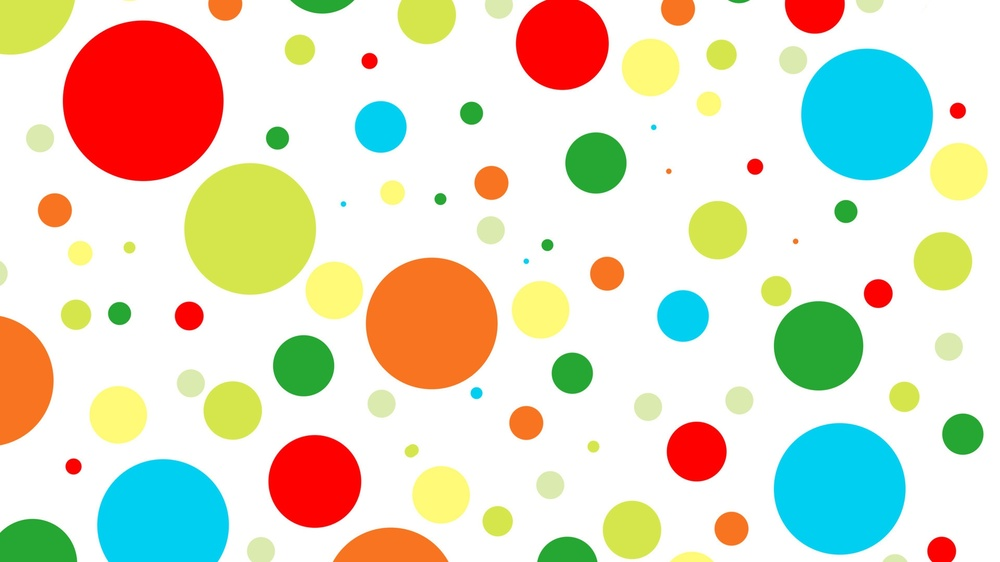
#> input picture image.jpg, 1000 x 562 px, shrunk from 1920 x 1080 before the run
$ python circle.py image.jpg
#> lines starting #> are read from the running program, lines starting #| are printed output that depends on the picture; after the words box and inside, x2 and y2 are one past the last pixel; in counts of white or black regions, pixels touching at a corner belong together
import sys
import cv2 as cv
import numpy as np


param_1 = 80
param_2 = 25
#full path to image required
if sys.argv[1] == "-help":
    print("""
    It is circle finder.
    Required parameter is full path to image
    Additional parameters:
    -param_1 – Upper threshold for the internal Canny edge detector. Default = 80
    -param_2 – Threshold for center detection. Default = 25

    When image with circles is displayed, you can press "s" button to save image
    """)

else:
    file_name = sys.argv[1]
    if len(sys.argv) > 2:
        i = 2
        while i < len(sys.argv):
            if sys.argv[i] == "-param_1":
                param_1 = int(sys.argv[i+1])
                i += 2
            elif sys.argv[i] == "-param_2":
                param_2 = int(sys.argv[i + 1])
                i += 2
            else:
                print("Incorrect argument")
                i += 2


    img = cv.imread(file_name, cv.IMREAD_COLOR) # Image load
#> img is the input picture: shape (562, 1000, 3); mean B, G, R 200.2, 220.4, 223.3

    gray = cv.cvtColor(img, cv.COLOR_BGR2GRAY) # conversion to black and white
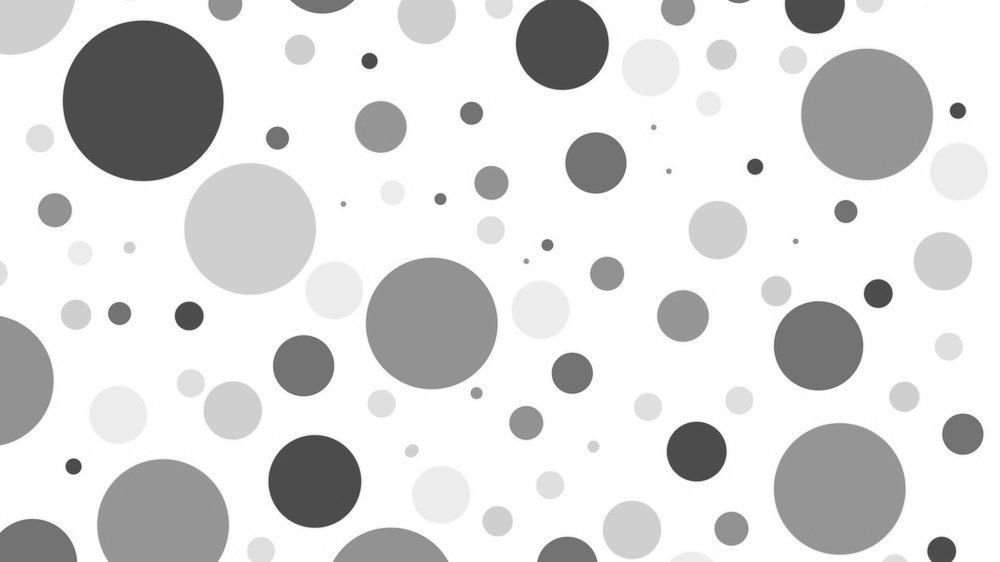
#> gray: shape (562, 1000); min 65, max 255, mean 219
    gray = cv.medianBlur(gray, 5) # Blur in order to reduce noise

    rows = gray.shape[0] # we need it to define distance between centers of circles
#> rows = 562

    # it is the key function in searching circles
    circles = cv.HoughCircles(gray, cv.HOUGH_GRADIENT, 1, rows / 16, param1=param_1, param2=param_2, minRadius=0, maxRadius=300) #parameters was adapted to selected image
#> circles = 70 rows, first 8: [143.5, 100.5, 80.2], [431.5, 323.5, 65.5], [866.5, 113.5, 65.4], [839.5, 488.5, 66.3], [162.5, 524.5, 66.2], [595.5, 162.5, 30.8], [249.5, 227.5, 65.8], [817.5, 345.5, 44.3]

    if circles is not None:
        circles = np.uint16(np.around(circles))
#> circles = 70 rows, first 8: [144, 100, 80], [432, 324, 66], [866, 114, 65], [840, 488, 66], [162, 524, 66], [596, 162, 31], [250, 228, 66], [818, 346, 44]
        for i in circles[0, :]:
            center = (i[0], i[1])
            # circle center
            cv.circle(img, center, 1, (0, 100, 100), 3)
            # circle outline
            radius = i[2]
            cv.circle(img, center, radius, (255, 0, 0), 3)
#> this loop made 70 passes
#> (center, radius) on passes 1 to 12: ((144, 100), 80), ((432, 324), 66), ((866, 114), 65), ((840, 488), 66), ((162, 524), 66), ((596, 162), 31), ((250, 228), 66), ((818, 346), 44), ((314, 482), 46), ((562, 44), 46), ((632, 530), 29), ((682, 316), 26)
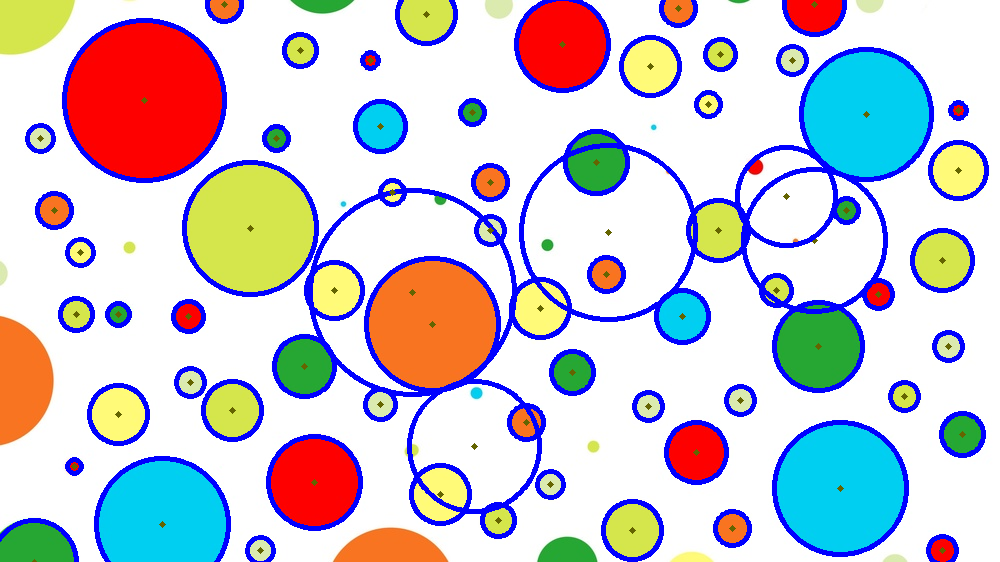
#> img: shape (562, 1000, 3); 10.52% of pixels changed, all inside (x1, y1, x2, y2) = (0, 0, 989, 562)
    else:
        print('No circles')


    cv.imshow("detected circles", img)
    k = cv.waitKey(0) # if "s" press, the image will be saved
#> (key Esc is pressed here)

    if k == ord("s"):
        cv.imwrite("image_with_circles.png", img)
